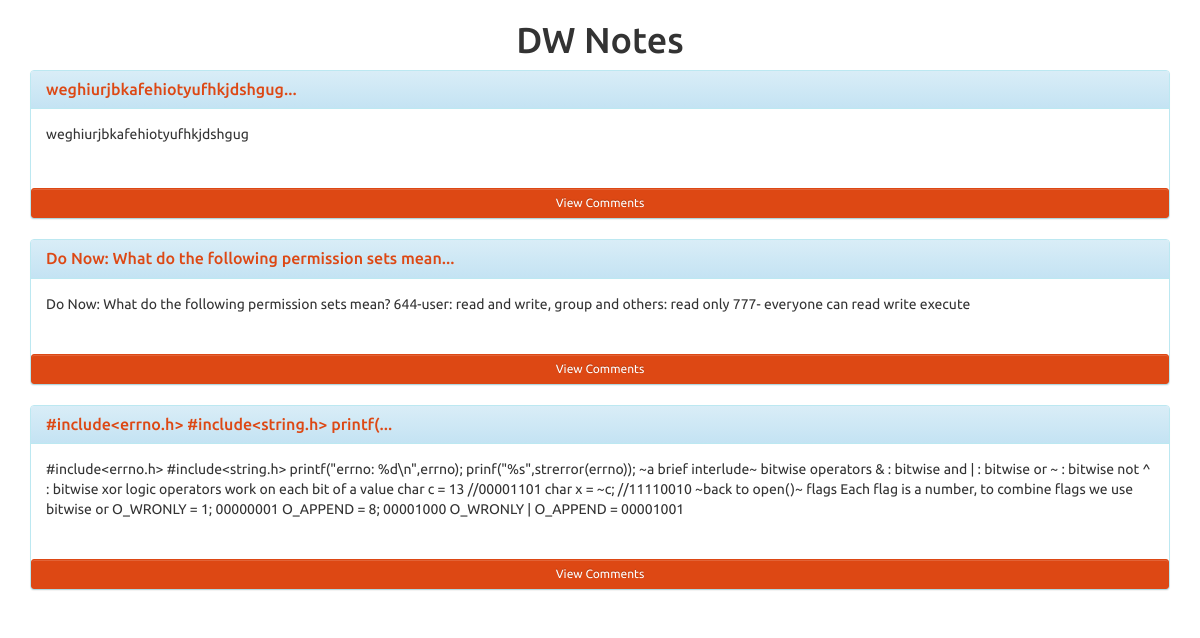
Page /blog/DW Notes on the committed database.
### tables this page shows
CREATE TABLE posts (blog text, post text);

### app.py (the view)
@app.route("/blog/<blog_name>", methods = ["GET", "POST"])
def blog(blog_name):
    if request.method == "POST":
        post_ID = request.form["comment"]
        return redirect(url_for("post_page", postID = post_ID, blogname = blog_name))
    return render_template("blog.html",
                           posts = pull.pullBlog(blog_name), title = blog_name)

### pull.py (called while the page is built)
def pullBlog(blogName):
    query="select posts.post,posts.rowid from blogs,posts where posts.blog == '"+blogName+"';"
    print query
    results = c.execute(query)
    print results
    posts=[]
    for post in results:
        print post
        if post not in posts:
            posts.append(post)
    print posts
    return posts

### templates/blog.html (shortened to what this page needs)
<html>
<head>
	<link rel="stylesheet" type="text/css" href="{{ url_for( 'static', filename='css/bootstrap-theme.css') }}">
	<link rel="stylesheet" type="text/css" href="{{url_for('static',filename='css/bootstrap.css') }}">
</head>
<body>
	<div class="container">
	<center><h1>{{title}}</h1></center>
	{%for post in posts[::-1]%}
	<div class="panel panel-info">
	  <div class="panel-heading">
	    <a href="/blog/{{title}}/post/{{post[1]}}"><h3 class="panel-title">{{post[0][:50]}}...</h3></a>
	  </div>
	  <div class="panel-body form-group ">
		<form action= "\" method="POST">
			<p> {{post[0]}} </p>
	  </div>
	  <a class="btn btn-sm btn-block btn-primary" href="/blog/{{title}}/post/{{post[1]}}">View Comments</a>
	</div>
	{%endfor%}
	</div>
</body>
</html>

### rows in the picture
posts: post "weghiurjbkafehiotyufhkjdshgug"
posts: post "Do Now: What do the following permission sets mean", post "Do Now: What do the following permission sets mean? 644-user: read and write, group and others: read only 777- everyone can read write execute"
posts: post "#include<errno.h> #include<string.h> printf(", post "#include<errno.h> #include<string.h> printf(\"errno: %d\\n\",errno); prinf(\"%s\",strerror(errno)); ~a brief interlude~ bitwise operators & : bitwise and | : bitwise or ~ : bitwise not ^ : bitwise xor logic operators work on each bit of a value char c = 13 //00001101 char x = ~c; //11110010 ~back to open()~ flags Each flag is a number, to combine flags we use bitwise or O_WRONLY = 1; 00000001 O_APPEND = 8; 00001000 O_WRONLY | O_APPEND = 00001001"

### other values in the picture
{{ title }} "DW Notes"
